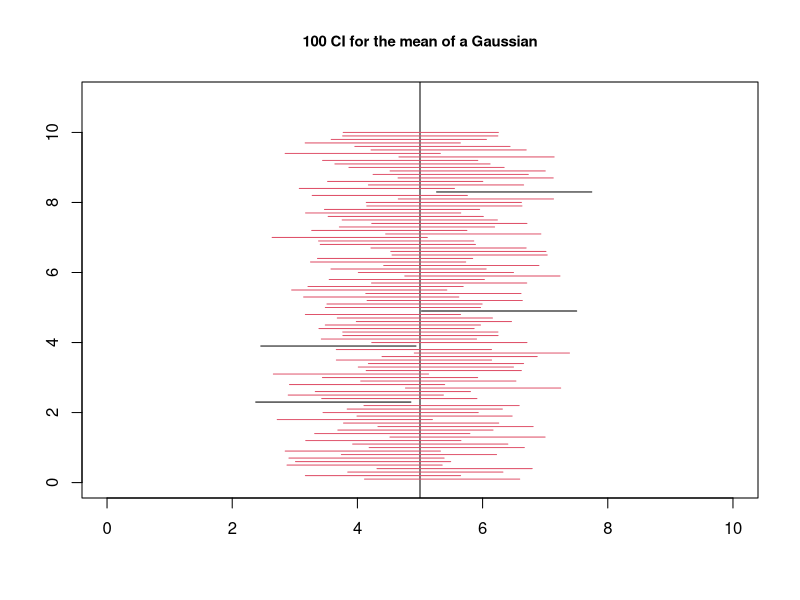
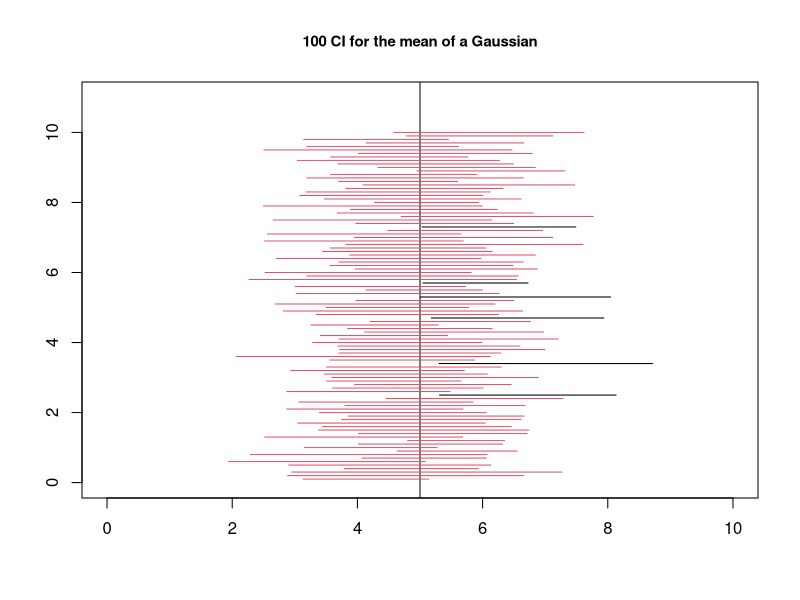
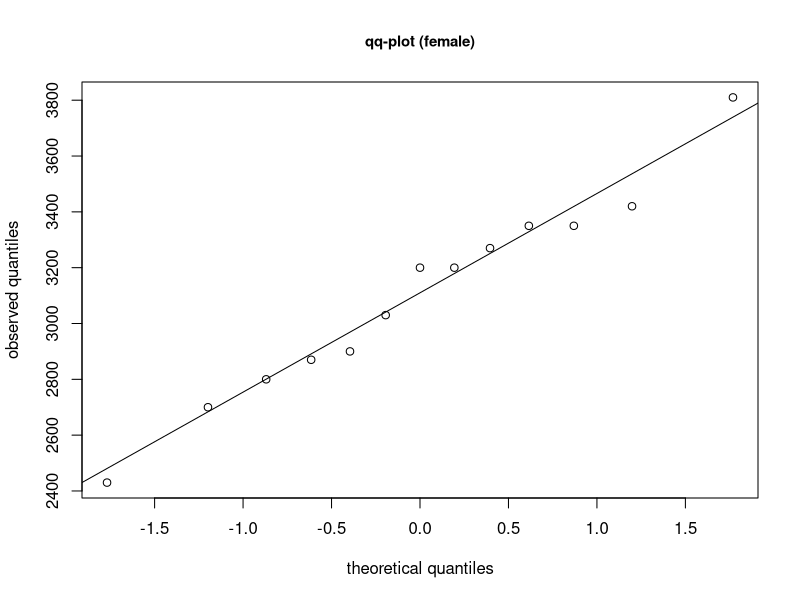
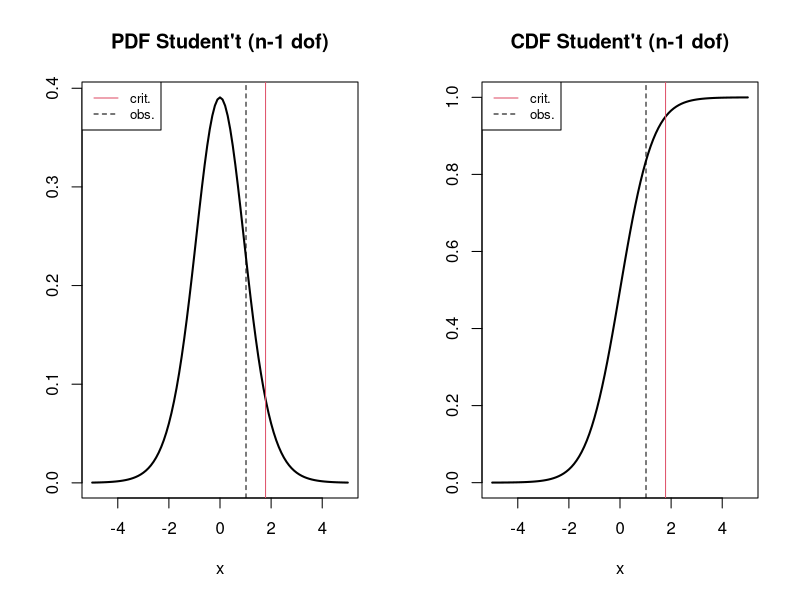
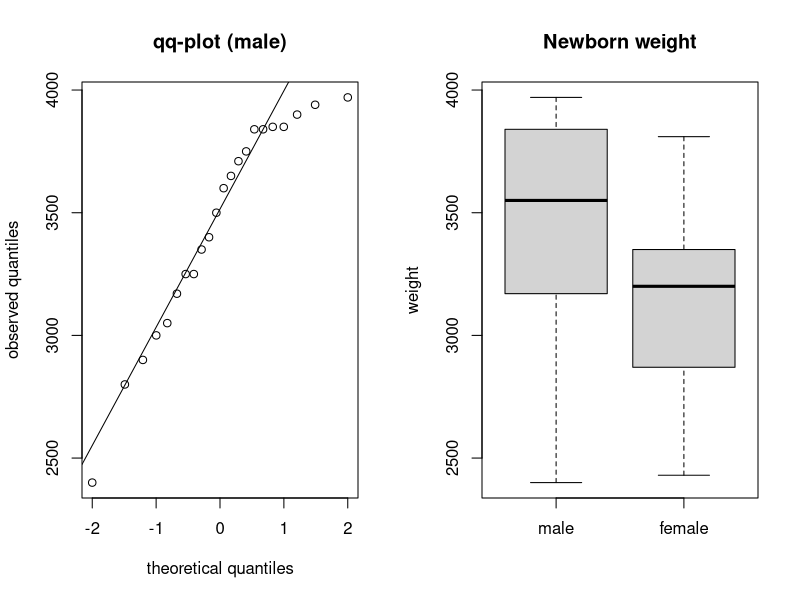

The R source for these figures, in order:
## ---- chunk 1
knitr::opts_chunk$set(echo = TRUE)
## ---- chunk 2

# Sample
X <- c(916, 892, 895, 904, 913, 916, 895, 885)

# n, mean, sigma, alpha, z_{\alpha/2}
n <- length(X)
X_bar <- mean(X)
sigma <- 12
alpha <- 0.05
z <- qnorm(alpha / 2, lower.tail = FALSE)

# CI
X_bar + c(-1, 1) * z * sigma / sqrt(n)

## ---- chunk 3
# Sample
X <- c(916, 892, 895, 904, 913, 916, 895, 885)

# n, mean, S', alpha, t_{\alpha/2;n-1}
n <- length(X)
X_bar <- mean(X)
S_prime <- sd(X)
alpha <- 0.05
t <- qt(alpha / 2, df = n - 1, lower.tail = FALSE)

# CI
X_bar + c(-1, 1) * t * S_prime / sqrt(n)
## ---- chunk 4
R <- 100
n <- 10
mu <- 5
var <- 4

plot(0,0, xlim=c(0,10), ylim=c(0,11), type="n", xlab="", ylab="", main = "100 CI for the mean of a Gaussian", cex.main =0.9)
abline(v=mu)

alpha <- 0.05
lower <- vector(mode="numeric", length=R)
upper <- vector(mode="numeric", length=R)
l <- vector(mode="numeric", length=R)

d <- 0
for (i in 1:R){
  x <- rnorm(n, mu, sqrt(var))
  
  lower[i] = mean(x) - qnorm(1-alpha/2)*sqrt(var/n)
  upper[i] = mean(x) + qnorm(1-alpha/2)*sqrt(var/n)
  
  d = d+ 0.1 #vertical separation
  l[i] = (mu> lower[i] & mu< upper[i]) #does the interval include the true value?
  
  lines(seq(lower[i], upper[i], length=100), rep(d, 100), col= (l[i]+1))
  
}

## ---- chunk 5

R <- 1000 #increase the number of repetitions
n <- 10
mu <- 5
var <- 4

alpha <- 0.05
lower <- vector(mode="numeric", length=R)
upper <- vector(mode="numeric", length=R)
l <- vector(mode="numeric", length=R)

d <- 0
for (i in 1:R){
  x <- rnorm(n, mu, sqrt(var))
  
  lower[i] = mean(x) - qnorm(1-alpha/2)*sqrt(var/n)
  upper[i] = mean(x) + qnorm(1-alpha/2)*sqrt(var/n)
  
  l[i] = (mu> lower[i] & mu< upper[i]) #does the interval include the true value?
}

mean(l)

## ---- chunk 6
n <- 10337
males <- 5286

p_male <- males/n

std_p_male = sqrt(p_male*(1-p_male)/n)

alpha=0.05

lower = p_male - qnorm(1 - alpha/2)*std_p_male
upper = p_male + qnorm(1 - alpha/2)*std_p_male

lower
upper
## ---- chunk 7

R <- 100
n <- 10
mu <- 5
var <- 4

plot(0,0, xlim=c(0,10), ylim=c(0,11), type="n", xlab="", ylab="", main = "100 CI for the mean of a Gaussian", cex.main =0.9)
abline(v=mu)

alpha <- 0.05
lower <- vector(mode="numeric", length=R)
upper <- vector(mode="numeric", length=R)
l <- vector(mode="numeric", length=R)

d <- 0
for (i in 1:R){
  x <- rnorm(n, mu, sqrt(var))
  
  std <- sd(x)
  
  lower[i] = mean(x) - qt(1-alpha/2, df = n-1)*std/(sqrt(n))
  upper[i] = mean(x) + qt(1-alpha/2, df = n-1)*std/(sqrt(n))
  
  d = d+ 0.1 #vertical separation
  l[i] = (mu> lower[i] & mu< upper[i]) #does the interval include the true value?
  
  lines(seq(lower[i], upper[i], length=100), rep(d, 100), col= (l[i]+1))
  
}

## ---- chunk 8
n = 120
p_hat = 6/n

p_hat 

std_p_hat = sqrt(p_hat*(1-p_hat)/n)

alpha=0.05

lower = p_hat - qnorm(1 - alpha/2)*std_p_hat
upper = p_hat + qnorm(1 - alpha/2)*std_p_hat

lower
upper

## ---- chunk 9
grades <- c(6.2, 7.3, 5.5, 6.7, 9.0, 7.1, 5.0, 6.3, 7.2, 7.5, 8.0, 7.9, 6.5, 6.1, 7.0)
## ---- chunk 10
mean = mean(grades)
std = sd(grades)
n = length(grades)

alpha = 0.05
CI_95 = mean +c(-1,1)*qt(1-alpha/2, df = n-1)*std/sqrt(n)
CI_95

alpha = 0.01
CI_99 = mean +c(-1,1)*qt(1-alpha/2, df = n-1)*std/sqrt(n)
CI_99


## ---- chunk 11
mean = 5.4
var = 3.1

n = 50

alpha = 0.05
CI_95 = mean +c(-1,1)*qt(1-alpha/2, df = n-1)*sqrt(var/n)
CI_95

## ---- chunk 12

n = 6100
p_hat = 62.9/100

var_p_hat = (p_hat)*(1-p_hat)/n

alpha = 0.05
CI_95 = p_hat + c(-1,1)*qnorm(1-alpha/2)*sqrt(var_p_hat)
CI_95


## ---- chunk 13
pesif <- c(2800, 2700, 2870, 3270, 3030, 3810, 2900, 3350, 3200, 3200, 2430, 3350, 3420)


#We need to verify that the population is distributed as a Normal with due parameters.  
qqnorm(pesif, main="qq-plot (female)", xlab="theoretical quantiles", ylab="observed quantiles", cex.main=0.9)
qqline(pesif)


## ---- chunk 14
t.test(pesif, mu=3000, alternative="greater")
## ---- chunk 15
n <- length(pesif)

t.oss <- sqrt(n)*(mean(pesif)-3000)/sqrt(var(pesif))
t.oss

1 - pt(t.oss, df=n-1)

## ---- chunk 16
par(mfrow=c(1,2)) 

curve(dt(x,df=n-1),xlim=c(-5,5),ylab="", main="PDF Student't (n-1 dof)",lwd=2)
abline(v=qt(0.95,df=n-1), col=2)
abline(v=t.oss,col=1, lty=2)

legend("topleft",c("crit.","obs."),lty=c(1,2),col=c(2,1),cex=.8)

curve(pt(x,df=n-1),xlim=c(-5,5),ylab="", main="CDF Student't (n-1 dof)",lwd=2)
abline(v=qt(0.95,df=n-1), col=2)
abline(v=t.oss, col=1, lty=2)
legend("topleft",c("crit.","obs."), lty=c(1,2), col=c(2,1), cex=.8)


## ---- chunk 17
pesim = c(3250, 3050, 3850, 3650, 3000, 3600, 3350, 3850, 3840, 2400, 2900, 2800, 3900, 3940, 3400, 3840, 3500, 3170, 3250, 3970, 3710, 3750)
## ---- chunk 18
par(mfrow=c(1,2))
qqnorm(pesim, main="qq-plot (male)", xlab="theoretical quantiles", ylab="observed quantiles")
qqline(pesim)
boxplot(pesim, pesif, names=c("male","female"), ylab="weight", main="Newborn weight")
## ---- chunk 19
var.test(pesim, pesif)
## ---- chunk 20
 n1 = length(pesim)
 s2m = var(pesim)
 
 n2 = length(pesif)
 s2f = var(pesif)
 
 t.oss = (mean(pesim)- mean(pesif))/(sqrt((((n1-1)*s2m+(n2-1)*s2f )/ (n1+n2-2) )*(1/n1+1/n2)))
 
 p.value=1-pt(t.oss, df=n1+n2-2)
 p.value
## ---- chunk 21
t.test(pesim, pesif, mu=0, alternative="greater", var.equal=TRUE)

## ---- chunk 22
x <- c(785, 805, 790, 793, 802)

t.test(x, mu=800, alternative="less")


## ---- chunk 23
n1 <- 10
mean1 <-  0.041
std1 <- 0.021

n2 <- 13
mean2 <- 0.026
std2 <- 0.006
## ---- chunk 24
 t.oss = (mean1- mean2)/(sqrt(((n1-1)*std1**2+(n2-1)*std2**2)/ (n1+n2-2) )*(1/n1+1/n2))
 
 p.value=1-pt(t.oss, df=n1+n2-2)
 p.value

## ---- chunk 25
n_male <- 42
mean_male <- 3.8
var_male <- 0.18

n_female <- 45
mean_female <- 3.6
var_female <-0.14
## ---- chunk 26
t.oss = (mean_male- mean_female)/(sqrt(((n_male-1)*var_male+(n_female-1)*var_female )/ (n_male+n_female-2) )*(1/n_male+1/n_female))
t.oss
 
p.value=1-pt(t.oss, df=n_male+n_female-2)
p.value
## ---- chunk 27
x <- c(916, 892, 895, 904, 913, 916, 895, 885)
## ---- chunk 28
CI_mean <- function(x, std = -1, alpha=0.05){
  mean <- mean(x)
  n <- length(x)
  
  if (std >0){
    q_alpha <- qnorm(1 - alpha/2)
  }
  else if (std == -1) {
    std <- sd(x)
    q_alpha <- qt(1 - alpha/2, df=n-1)
  }
  
  CI =  mean + c(-1,1)*q_alpha*std/sqrt(n)
  
  return(CI)
}

CI_mean(x, std=12)
CI_mean(x)


## ---- chunk 29
CI_prop <- function(x, n, alpha=0.05){
  p = x/n
  std = sqrt(p*(1-p)/n)
  
  CI = p + c(-1,1)*qnorm(1-alpha/2)*std

  return(CI)  
}

## ---- chunk 30
custom.test <-function(x, mu, std){
  mean <- mean(x)
  n <- length(x)
  
  Zobs <- sqrt(n)*(mean-mu)/std
                      
  pvalue <- 1 - pnorm(Zobs)
  
  return(c(mean, Zobs, pvalue))
  
}

x <- rnorm(n=1000, mean=10, sd=100)

custom.test(x, mu=10, std=sqrt(1000))



## ---- chunk 31
t.test(pesif, mu=3000, alternative = "less")

## ---- chunk 32
t.test(pesif, pesim, mu=0, var.equal=TRUE, alternative="two.sided")
